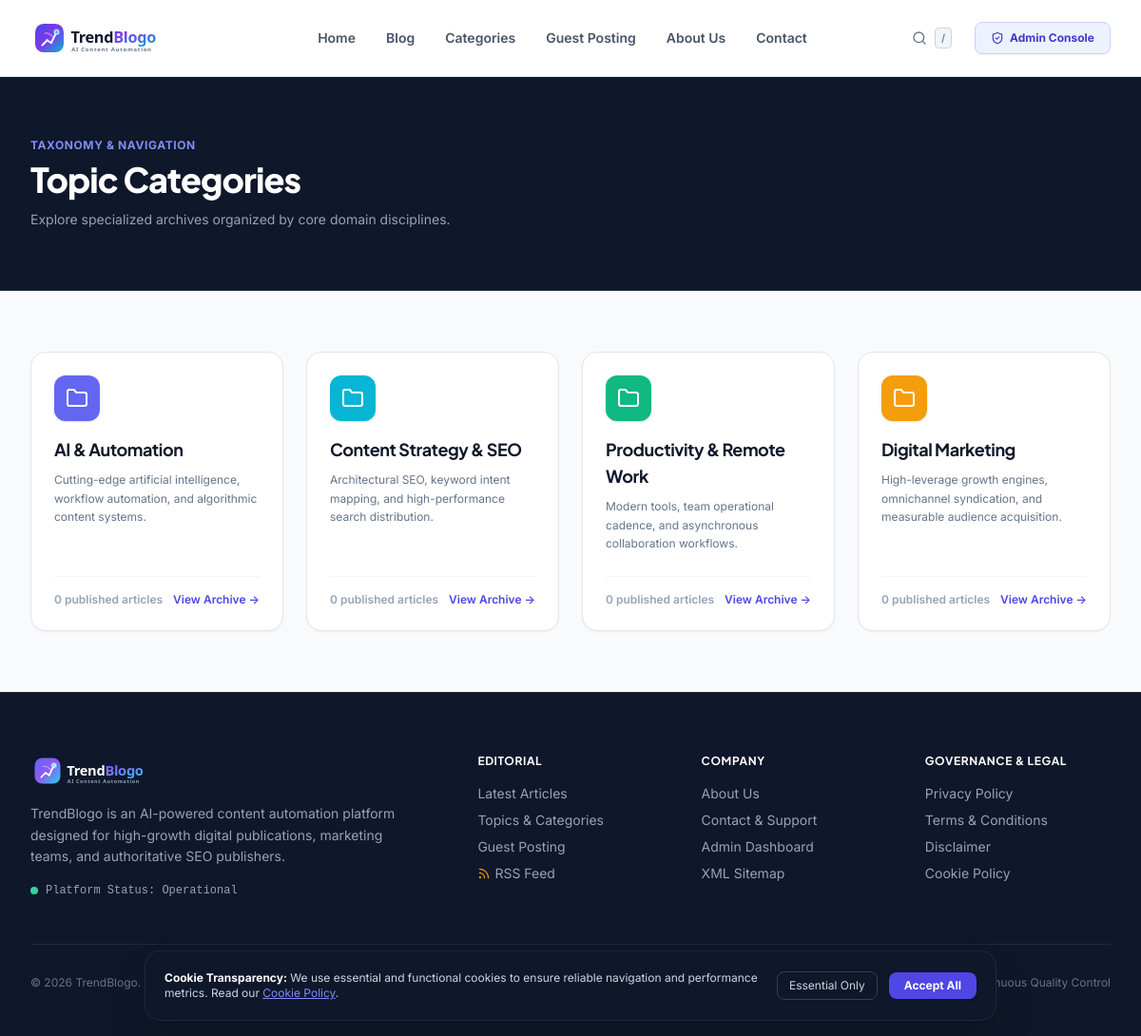
The page /categories on the database its author committed.
### app/models/article.py (models this page shows)
class Category(Base):
    __tablename__ = "categories"
    id = Column(Integer, primary_key=True, index=True)
    name = Column(String(100), unique=True, nullable=False)
    slug = Column(String(100), unique=True, index=True, nullable=False)
    description = Column(Text, nullable=True)
    color = Column(String(30), default="#4F46E5")
    icon = Column(String(50), default="folder")
    created_at = Column(DateTime, default=datetime.utcnow)
    articles = relationship("Article", back_populates="category")

### app/routes/public.py (the view)
@router.get("/categories", response_class=HTMLResponse)
def categories_list(request: Request, db: Session = Depends(get_db)):
    ctx = get_common_context(db, request)
    categories = db.query(Category).all()
    cat_counts = []
    for c in categories:
        count = db.query(Article).filter(Article.category_id == c.id, Article.status == "published").count()
        cat_counts.append({"category": c, "count": count})
    ctx.update({
        "categories_with_counts": cat_counts,
        "title": "All Topic Categories | TrendBlogo",
        "meta_desc": "Browse articles by topic across AI & Automation, Content Strategy & SEO, Productivity, and Digital Marketing."
    })
    return templates.TemplateResponse(request=request, name="blog/categories.html", context=ctx)

### app/templates/blog/categories.html
{% extends "base.html" %}
{% block content %}
<div class="bg-slate-900 py-16 text-white border-b border-slate-800">
  <div class="max-w-7xl mx-auto px-4 sm:px-6 lg:px-8">
    <div class="max-w-2xl">
      <div class="text-xs font-bold text-indigo-400 uppercase tracking-wider mb-2">Taxonomy & Navigation</div>
      <h1 class="text-4xl font-extrabold tracking-tight mb-3">Topic Categories</h1>
      <p class="text-slate-400 text-sm">Explore specialized archives organized by core domain disciplines.</p>
    </div>
  </div>
</div>
<div class="max-w-7xl mx-auto px-4 sm:px-6 lg:px-8 py-16">
  <div class="grid grid-cols-1 md:grid-cols-2 lg:grid-cols-4 gap-6">
    {% for item in categories_with_counts %}
    <a href="/category/{{ item.category.slug }}" class="p-6 bg-white rounded-2xl border border-slate-200 shadow-sm hover:shadow-xl transition flex flex-col justify-between glow-card">
      <div>
        <div class="w-12 h-12 rounded-xl flex items-center justify-center text-white mb-4 shadow" style="background-color: {{ item.category.color }};">
          <i data-lucide="folder" class="w-6 h-6"></i>
        </div>
        <h3 class="text-lg font-bold text-slate-900 mb-2">{{ item.category.name }}</h3>
        <p class="text-xs text-slate-500 leading-relaxed">{{ item.category.description }}</p>
      </div>
      <div class="mt-6 pt-4 border-t border-slate-100 flex items-center justify-between text-xs font-semibold">
        <span class="text-slate-400">{{ item.count }} published article{% if item.count != 1 %}s{% endif %}</span>
        <span class="text-indigo-600">View Archive &rarr;</span>
      </div>
    </a>
    {% endfor %}
  </div>
</div>
{% endblock %}

### app/static/css/custom.css (style rules this page uses)
:root { --font-heading: 'Plus Jakarta Sans', -apple-system, BlinkMacSystemFont, sans-serif; --font-body: 'Inter', -apple-system, BlinkMacSystemFont, sans-serif; --font-mono: 'JetBrains Mono', monospace; }
body { font-family: var(--font-body); background-color: #F8FAFC; color: #0F172A; -webkit-font-smoothing: antialiased; }
h1, h2, h3, h4, h5, h6 { font-family: var(--font-heading); letter-spacing: -0.025em; }
.glow-card { transition: transform 0.2s ease, box-shadow 0.2s ease; }

### rows shown on the page
Category: category.name "AI & Automation", category.description "Cutting-edge artificial intelligence, workflow automation, and algorithmic content systems."
Category: category.name "Content Strategy & SEO", category.description "Architectural SEO, keyword intent mapping, and high-performance search distribution."
Category: category.name "Productivity & Remote Work", category.description "Modern tools, team operational cadence, and asynchronous collaboration workflows."
Category: category.name "Digital Marketing", category.description "High-leverage growth engines, omnichannel syndication, and measurable audience acquisition."

### other values the page prints
{{ item.count }} "0" "0" "0" "0"
{{ current_year }} "2026"
